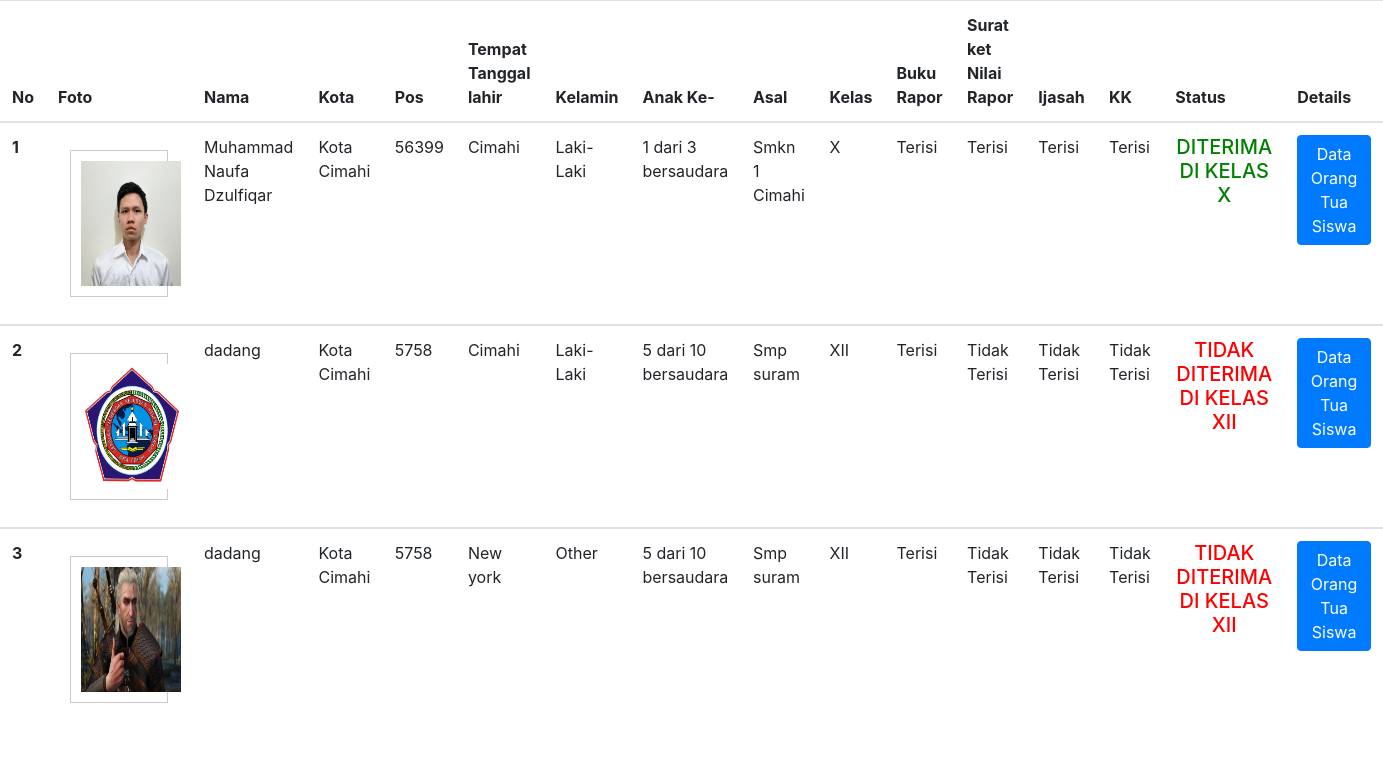
The app's page /index2.php with its own data.
### tables this page shows
CREATE TABLE `siswa` (
  `nama` varchar(50) NOT NULL,
  `alamat` text NOT NULL,
  `kota` text NOT NULL,
  `pos` int(10) NOT NULL,
  `ttl` varchar(50) NOT NULL,
  `jeniskelamin` text NOT NULL,
  `anak` text NOT NULL,
  `asal` text NOT NULL,
  `kelas` text NOT NULL,
  `status` text NOT NULL,
  `id_siswa` int(11) NOT NULL,
  `image` varchar(100) NOT NULL,
  `image_text` int(11) NOT NULL,
  `rapor_buku` varchar(50) NOT NULL,
  `rapor_nilai` varchar(50) NOT NULL,
  `ijasah` varchar(50) NOT NULL,
  `kk` varchar(50) NOT NULL,
  `date` date NOT NULL
);

### index2.php (the view, shortened to what this page needs)
<!doctype html>
<html lang="en">
  <head>
    <link rel="stylesheet" href="https://stackpath.bootstrapcdn.com/bootstrap/4.3.1/css/bootstrap.min.css">
<table class="table">
  <thead>
    <tr>
      <th scope="col">No</th>
      <th scope="col">Foto</th>
      <th scope="col">Nama</th>
      <th scope="col">Kota</th>
      <th scope="col">Pos</th>
      <th scope="col">Tempat Tanggal lahir</th>
      <th scope="col">Kelamin</th>
      <th scope="col">Anak Ke-</th>
      <th scope="col">Asal</th>
      <th scope="col">Kelas</th>
      <th scope="col">Buku Rapor</th>
      <th scope="col">Surat ket Nilai Rapor</th>
      <th scope="col">Ijasah</th>
      <th scope="col">KK</th>
      <th scope="col">Status</th>
      <th scope="col">Details</th>
    </tr>
  </thead>
<?php
include('koneksi.php');
$no = 1;
$query = mysqli_query($db,"SELECT * FROM siswa");
$data = mysqli_fetch_all ($query, MYSQLI_ASSOC);
if(isset($data)){
foreach ($data as $siswa) {
?>
<tbody>
    <tr>
      <th scope="row"><?= $no; ?></th>
     <td> <?php echo "<div id='img_div'>";
      							  echo "<img src='img/".$siswa['image']."'>";?>
                      </td>
      <td><?= $siswa['nama'];?></td>
      <td><?= $siswa['kota'];?></td>
      <td><?= $siswa['pos'];?></td>
      <td><?= $siswa['ttl'];?></td>
      <td><?= $siswa['jeniskelamin'];?></td>
      <td><?= $siswa['anak'];?></td>
      <td><?= $siswa['asal'];?></td>
      <td><?= $a = $siswa['kelas'];?></td>
      <td><?= $siswa['rapor_buku'];?></td>
      <td><?= $siswa['rapor_nilai'];?></td>
      <td><?= $siswa['ijasah'];?></td>
      <td><?= $siswa['kk'];?></td>
      <td><?php $siswa['status'];
        if($siswa['rapor_buku']=="Terisi" && $siswa['rapor_nilai']=="Terisi" && $siswa['ijasah']=="Terisi" && $siswa['kk']=="Terisi"){
          echo"<center><h5> <font color=green>DITERIMA DI KELAS $a</font></h5></center>";
        }else{echo "<center><h5> <font color=red>TIDAK DITERIMA DI KELAS $a</font></h5></center>";}
        ?></td>
      <td> <a href="detail_data.php?id_siswa=<?=$siswa['id_siswa']?>" class="btn btn-primary mb-1">Data Orang Tua Siswa</a></td>
      <?php $no++; } ?>
    </tr>
  </tbody>
  <?php }?>
  </body>
</html>

### index2.php (style rules this page uses)
#img_div { width: 80%; padding: 5px; margin: 15px auto; border: 1px solid #cbcbcb; }
#img_div:after { content: ""; display: block; clear: both; }
img { float: center; margin: 5px; width: 100px; height: 125px; }

### records on screen
siswa: image (picture), nama "Muhammad Naufa Dzulfiqar", kota "Kota Cimahi", pos "56399", ttl "Cimahi", jeniskelamin "Laki-Laki", anak "1 dari 3 bersaudara", asal "Smkn 1 Cimahi", kelas "X", rapor_buku "Terisi", rapor_nilai "Terisi", ijasah "Terisi", kk "Terisi"
siswa: image (picture), nama "dadang", kota "Kota Cimahi", pos "5758", ttl "Cimahi", jeniskelamin "Laki-Laki", anak "5 dari 10 bersaudara", asal "Smp suram", kelas "XII", rapor_buku "Terisi", rapor_nilai "Tidak Terisi", ijasah "Tidak Terisi", kk "Tidak Terisi"
siswa: image (picture), nama "dadang", kota "Kota Cimahi", pos "5758", ttl "New york", jeniskelamin "Other", anak "5 dari 10 bersaudara", asal "Smp suram", kelas "XII", rapor_buku "Terisi", rapor_nilai "Tidak Terisi", ijasah "Tidak Terisi", kk "Tidak Terisi"
